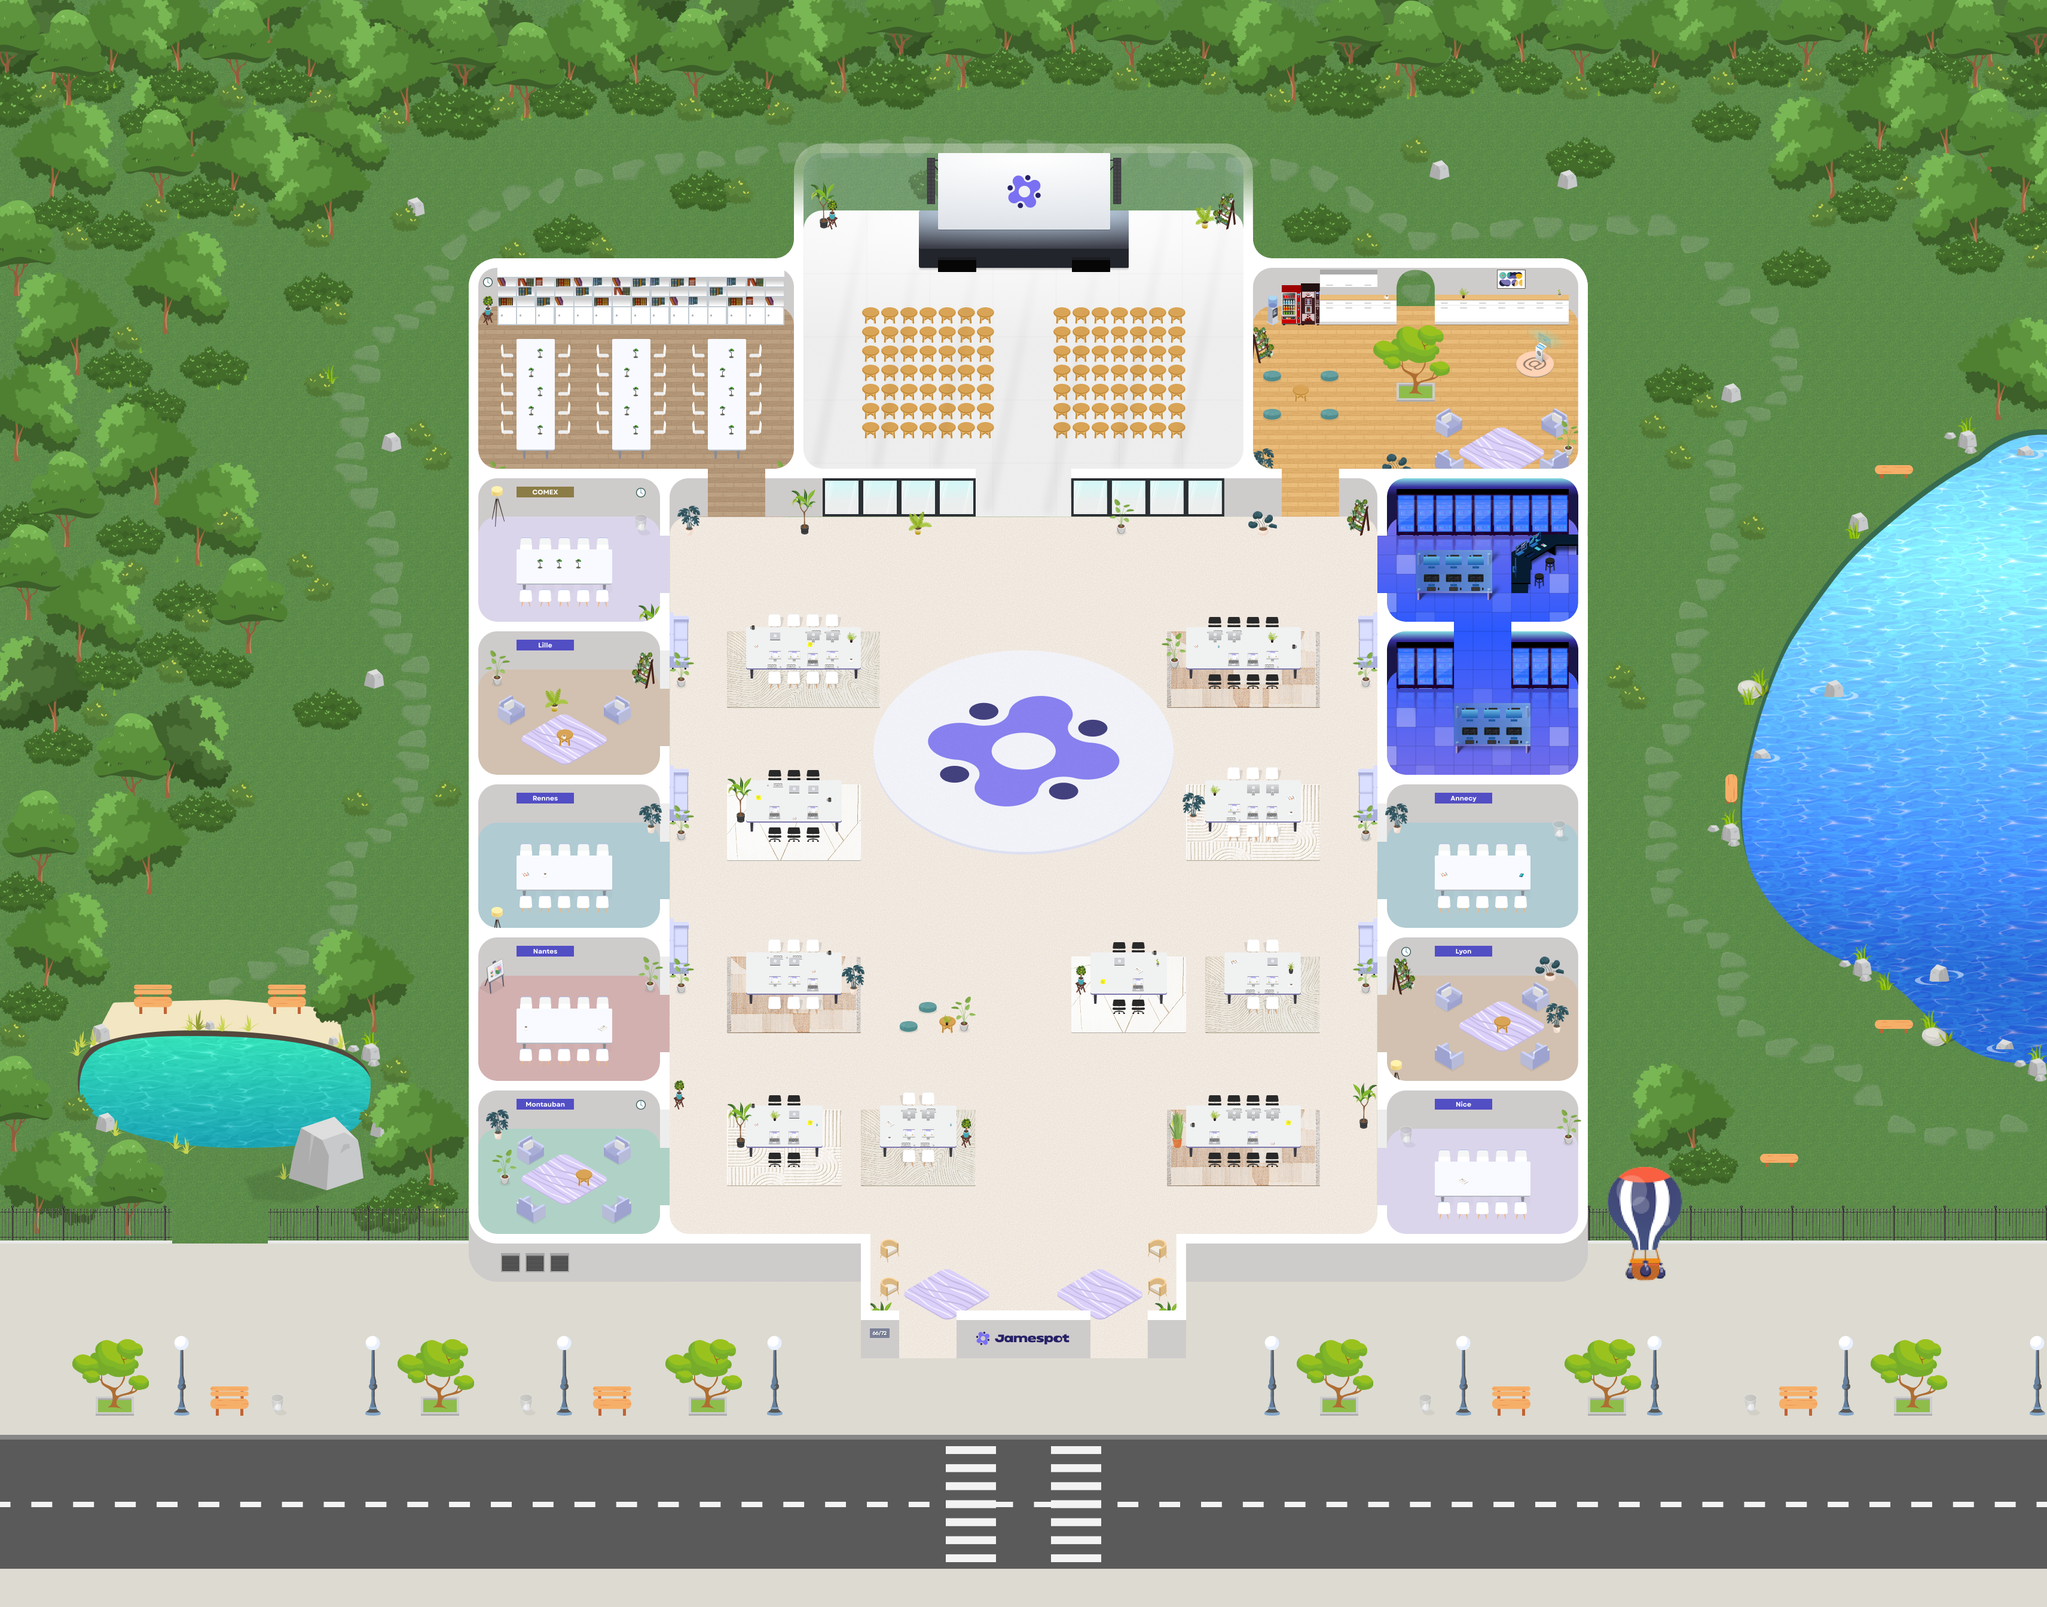

The image is a tile-based game level rendered from a .tmx file. Its description and source (layers, tilesets, objects; grid data summarised) follow:
An orthogonal 107x84 tile map with 32x32 px tiles, 27 tile layers (start, collisions, degas, conference, ...), 8 tilesets.

<map version="1.10" tiledversion="1.12.2" orientation="orthogonal" renderorder="right-down" width="107" height="84" tilewidth="32" tileheight="32" infinite="0" nextlayerid="41" nextobjectid="1">
 <editorsettings>
  <export target="new-jland-2026.tmj" format="json" />
 </editorsettings>
 <properties>
  <property name="mapImage" value="map.png" />
 </properties>
 <tileset firstgid="1" name="background" tilewidth="32" tileheight="32" tilecount="8988" columns="107">
  <image source="background.png" width="3424" height="2688" />
 </tileset>
 <tileset firstgid="8989" name="murs" tilewidth="32" tileheight="32" tilecount="3776" columns="59">
  <image source="Murs.png" width="1888" height="2048" />
 </tileset>
 <tileset firstgid="12765" name="Barriere" tilewidth="32" tileheight="32" tilecount="214" columns="107">
  <image source="Barrières.png" width="3424" height="72" />
 </tileset>
 <tileset firstgid="12979" name="WA_Special_Zones" tilewidth="32" tileheight="32" tilecount="12" columns="6">
  <image source="WA_Special_Zones.png" width="192" height="64" />
  <tile id="2">
   <properties>
    <property name="collides" type="bool" value="true" />
   </properties>
  </tile>
 </tileset>
 <tileset firstgid="12991" name="Misc" tilewidth="32" tileheight="32" tilecount="880" columns="40">
  <image source="Misc.png" width="1280" height="704" />
 </tileset>
 <tileset firstgid="13871" name="bibli" tilewidth="32" tileheight="32" tilecount="24" columns="8">
  <image source="bibli.png" width="256" height="96" />
 </tileset>
 <tileset firstgid="13895" name="tapis" tilewidth="32" tileheight="32" tilecount="261" columns="29">
  <image source="Tapis.png" width="928" height="288" />
 </tileset>
 <tileset firstgid="14156" name="infra" tilewidth="32" tileheight="32" tilecount="150" columns="15">
  <image source="infra.png" width="480" height="320" />
 </tileset>
 <layer id="7" name="start" width="107" height="84">
  <data>[8988 cells, 12 non-empty, 1 distinct tile ids]</data>
 </layer>
 <layer id="6" name="collisions" width="107" height="84">
  <data>[8988 cells, 2672 non-empty, 2 distinct tile ids]</data>
 </layer>
 <layer id="19" name="degas" width="107" height="84">
  <properties>
   <property name="jitsiRoom" value="degas" />
   <property name="jitsiUrl" value="visio.jamespot.pro" />
  </properties>
  <data>[8988 cells, 67 non-empty, 1 distinct tile ids]</data>
 </layer>
 <layer id="40" name="conference" width="107" height="84">
  <properties>
   <property name="openWebsite" value="https://jamespot.whereby.com/hello-info" />
   <property name="openWebsiteAllowApi" type="bool" value="true" />
   <property name="openWebsitePolicy" value="camera; microphone; fullscreen; display-capture; autoplay; compute-pressure" />
  </properties>
  <data>[8988 cells, 322 non-empty, 1 distinct tile ids]</data>
 </layer>
 <layer id="20" name="lyon" width="107" height="84">
  <properties>
   <property name="jitsiRoom" value="lyon" />
   <property name="jitsiUrl" value="visio.jamespot.pro" />
  </properties>
  <data>[8988 cells, 67 non-empty, 1 distinct tile ids]</data>
 </layer>
 <layer id="21" name="annecy" width="107" height="84">
  <properties>
   <property name="jitsiRoom" value="annecy" />
   <property name="jitsiUrl" value="visio.jamespot.pro" />
  </properties>
  <data>[8988 cells, 67 non-empty, 1 distinct tile ids]</data>
 </layer>
 <layer id="22" name="infralinto" width="107" height="84">
  <properties>
   <property name="jitsiRoom" value="infralinto" />
   <property name="jitsiUrl" value="visio.jamespot.pro" />
  </properties>
  <data>[8988 cells, 57 non-empty, 1 distinct tile ids]</data>
 </layer>
 <layer id="24" name="infra" width="107" height="84">
  <properties>
   <property name="jitsiRoom" value="infra" />
   <property name="jitsiUrl" value="visio.jamespot.pro" />
  </properties>
  <data>[8988 cells, 52 non-empty, 1 distinct tile ids]</data>
 </layer>
 <layer id="25" name="COMEX" width="107" height="84">
  <properties>
   <property name="jitsiRoom" value="comex" />
   <property name="jitsiUrl" value="visio.jamespot.pro" />
  </properties>
  <data>[8988 cells, 67 non-empty, 1 distinct tile ids]</data>
 </layer>
 <layer id="26" name="lille" width="107" height="84">
  <properties>
   <property name="jitsiRoom" value="lille" />
   <property name="jitsiUrl" value="visio.jamespot.pro" />
  </properties>
  <data>[8988 cells, 67 non-empty, 1 distinct tile ids]</data>
 </layer>
 <layer id="27" name="rennes" width="107" height="84">
  <properties>
   <property name="jitsiRoom" value="rennes" />
   <property name="jitsiUrl" value="visio.jamespot.pro" />
  </properties>
  <data>[8988 cells, 67 non-empty, 1 distinct tile ids]</data>
 </layer>
 <layer id="28" name="nantes" width="107" height="84">
  <properties>
   <property name="jitsiRoom" value="nantes" />
   <property name="jitsiUrl" value="visio.jamespot.pro" />
  </properties>
  <data>[8988 cells, 67 non-empty, 1 distinct tile ids]</data>
 </layer>
 <layer id="29" name="montauban" width="107" height="84">
  <properties>
   <property name="jitsiRoom" value="montauban" />
   <property name="jitsiUrl" value="visio.jamespot.pro" />
  </properties>
  <data>[8988 cells, 67 non-empty, 1 distinct tile ids]</data>
 </layer>
 <layer id="32" name="hellobye" width="107" height="84">
  <properties>
   <property name="jitsiRoom" value="hello" />
   <property name="jitsiUrl" value="visio.jamespot.pro" />
  </properties>
  <data>[8988 cells, 137 non-empty, 1 distinct tile ids]</data>
 </layer>
 <layer id="30" name="Airspot" width="107" height="84">
  <properties>
   <property name="goto" value="{&quot;action&quot;: &quot;goto&quot;, &quot;value&quot;: &quot;/airspot&quot;, &quot;type&quot;: &quot;internal&quot;}" />
  </properties>
  <data>[8988 cells, 11 non-empty, 1 distinct tile ids]</data>
 </layer>
 <layer id="1" name="bg" width="107" height="84">
  <data>[8988 cells, 8988 non-empty, 8971 distinct tile ids]</data>
 </layer>
 <layer id="5" name="Miscss" width="107" height="84">
  <data>[8988 cells, 539 non-empty, 328 distinct tile ids]</data>
 </layer>
 <layer id="11" name="Misc Down" width="107" height="84">
  <data>[8988 cells, 545 non-empty, 231 distinct tile ids]</data>
 </layer>
 <layer id="15" name="Bureaux down down" width="107" height="84">
  <data>[8988 cells, 55 non-empty, 20 distinct tile ids]</data>
 </layer>
 <layer id="13" name="Bureaux Down" width="107" height="84">
  <data>[8988 cells, 377 non-empty, 55 distinct tile ids]</data>
 </layer>
 <layer id="8" name="Wall Down" width="107" height="84">
  <data>[8988 cells, 3428 non-empty, 3384 distinct tile ids]</data>
 </layer>
 <layer id="17" name="Misc above walls" width="107" height="84">
  <data>[8988 cells, 49 non-empty, 34 distinct tile ids]</data>
 </layer>
 <objectgroup id="2" name="floorLayer" />
 <layer id="12" name="Bureaux Up" width="107" height="84">
  <data>[8988 cells, 357 non-empty, 122 distinct tile ids]</data>
 </layer>
 <layer id="31" name="Grillage" width="107" height="84">
  <data>[8988 cells, 204 non-empty, 204 distinct tile ids]</data>
 </layer>
 <layer id="9" name="Wall Up" width="107" height="84">
  <data>[8988 cells, 3229 non-empty, 3204 distinct tile ids]</data>
 </layer>
 <layer id="10" name="Misc up" width="107" height="84">
  <data>[8988 cells, 517 non-empty, 217 distinct tile ids]</data>
 </layer>
 <layer id="18" name="Misc up up" width="107" height="84">
  <data>[8988 cells, 70 non-empty, 36 distinct tile ids]</data>
 </layer>
</map>
